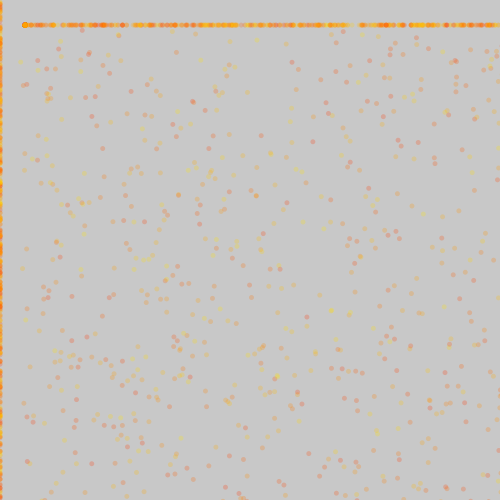
Frame 1 (no input)
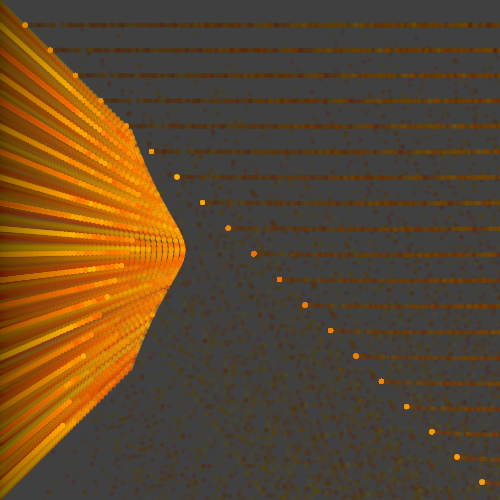
Frame 60 (the mouse pressed at the canvas centre just before this capture)
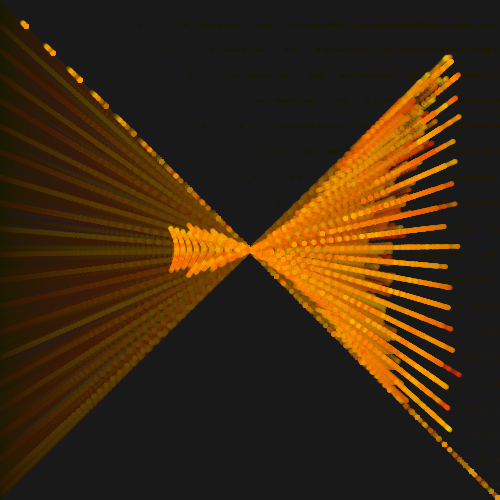
Frame 120 (the mouse held since frame 60 and released just before this capture)

The Processing sketch that drew these frames (run headless with seeded random() and noise(); from frame 60 on, the mouse is pressed at the canvas centre):

// Processing sketch: processing_86856
// ── processing_86856.pde

Follow[] me;
boolean m = true;
int stage = 0;
int number = 2000;
 
void setup() {
  size(500, 500);
  smooth();
  noStroke();
 
  me = new Follow[number];
 
  for (int i=0; i<number; i++)
  {
    me[i] = new Follow();
    me[i].pos.x = random(800);
    me[i].pos.y = random(800);
    me[i].d = 5;
    me[i].r = (int)random(255,30);
    me[i].g = (int)random(50,230);
    me[i].b = 0;
    me[i].al = 60;
  }
}
 
void draw() {
  fill(0,5);
  rect(0,0,width,height);
  for (int i=0; i<me.length; i++)
  {
    //me[i].update();
    me[i].bound();
    me[i].move();
    me[i].show();
  }
}
 
class Follow
{
  int d;
  int r, g, b, al;
  //
  PVector pos;
  PVector v;
  PVector acc;
  float ts;
 
  Follow() {
    pos = new PVector(random(width), random(height));
    v = new PVector(20, 30);
    ts = 100;
  }
 
  void show()
  {
    //println(v);
    //println(pos);
    fill(r, g, b, al);
    ellipse(pos.x, pos.y, d, d);
  }
 
  void update3() {
    v = new PVector(0,0);
  }
 
  void update2() {
    PVector screen = new PVector(width/2, height/2);
    PVector dir = PVector.sub(screen, pos); 
    dir.normalize();    
    dir.mult(0.1);      
    acc = dir; 
    v.add(acc);
    v.limit(ts);
    pos.add(v);
  }
 
  void update() {
    PVector mouse = new PVector(mouseX, mouseY);
    PVector dir = PVector.sub(mouse, pos); 
    dir.normalize();    
    dir.mult(0.5);      
    acc = dir; 
    v.add(acc);
    v.limit(ts);
    pos.add(v);
  }
 
  void move()
  {
    if (m) {
      //pos.x += 2 * v;
      //pos.y += 2 * v;
      update2();
    }
    if (mousePressed) {
      m = false;
      update();
    }
    else {
      m = true;
    }
  }
 
  void bound() {
    if (pos.x>width) {
      pos.x = 0;
      if (mousePressed ==false){
      v = new PVector(0, 0);
      }
    }
    if (pos.x<0) {
      pos.x = width;
      if (mousePressed ==false){
      v = new PVector(0, 0);
      }
    }
    if (pos.y>height) {
      pos.y=0;
      if (mousePressed ==false){
      v = new PVector(25, 25);
      }
    }
    if (pos.y<0) {
      pos.y=height;
      if (mousePressed ==false){
      v = new PVector(25, 25);
      }
    }
  }
}
 
void mouseReleased() {
  for (int i=20; i<number; i++)
  {
    me[i].update3();
    me[i].pos = new PVector(random(width), random(height));
  }
}
